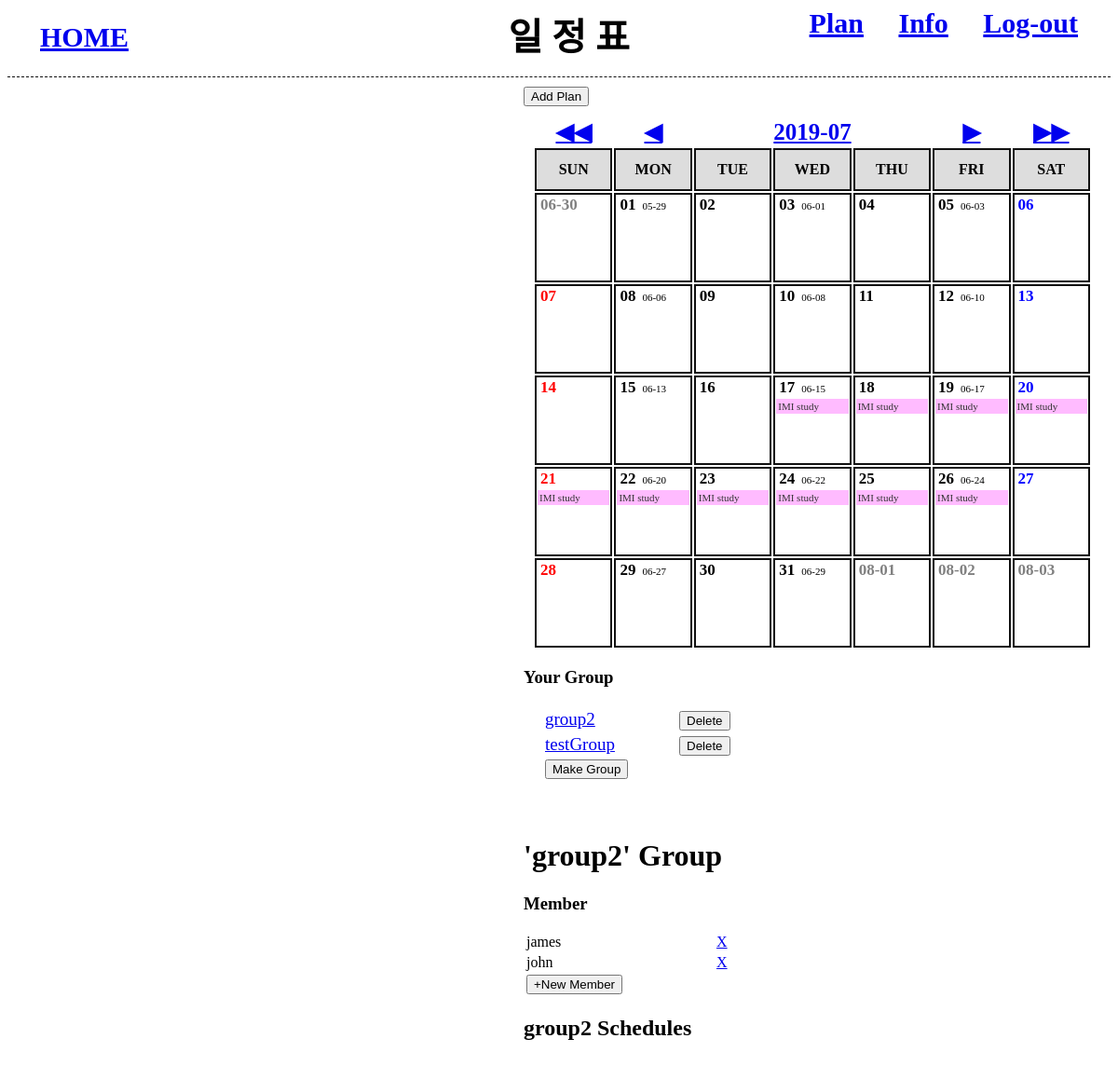
Page /schedule_2/group_view.php?team_id=2&team_name=group2 on the committed database.
### tables this page shows
CREATE TABLE `schedules` (
  `id` int(10) NOT NULL AUTO_INCREMENT,
  `name` varchar(20) NOT NULL,
  `s_date` datetime NOT NULL,
  `e_date` datetime NOT NULL,
  `content` text NOT NULL,
  `a_date` datetime DEFAULT NULL,
  `group_id` int(10) DEFAULT NULL,
  PRIMARY KEY (`id`),
  UNIQUE KEY `plan` (`name`,`s_date`,`e_date`)
);

CREATE TABLE `group_tb` (
  `id` int(10) NOT NULL AUTO_INCREMENT,
  `name` varchar(20) NOT NULL,
  PRIMARY KEY (`id`),
  UNIQUE KEY `plan` (`name`)
);

CREATE TABLE `group_mem` (
  `id` int(10) NOT NULL AUTO_INCREMENT,
  `name` varchar(20) NOT NULL,
  `group_id` int(10) NOT NULL,
  PRIMARY KEY (`id`)
);

### adodb5/adodb.inc.php (called while the page is built, shortened)
<?php
if (!defined('_ADODB_LAYER')) {
	GLOBAL
		$ADODB_vers,
		$ADODB_COUNTRECS,
		$ADODB_CACHE_DIR,
		$ADODB_CACHE,
		$ADODB_CACHE_CLASS,
		$ADODB_EXTENSION,
		$ADODB_COMPAT_FETCH,
		$ADODB_FETCH_MODE,
		$ADODB_GETONE_EOF,
		$ADODB_QUOTE_FIELDNAMES;
	function ADODB_str_replace($src, $dest, $data) {
		if (ADODB_PHPVER >= 0x4050) {
			return str_replace($src,$dest,$data);
		}
		return $data;
	}
	function ADODB_Setup() {
	GLOBAL
		$ADODB_vers,
		$ADODB_COUNTRECS,
		$ADODB_CACHE_DIR,
		$ADODB_FETCH_MODE,
		$ADODB_CACHE,
		$ADODB_CACHE_CLASS,
		$ADODB_FORCE_TYPE,
		$ADODB_GETONE_EOF,
		$ADODB_QUOTE_FIELDNAMES;
		$ADODB_FETCH_MODE = ADODB_FETCH_DEFAULT;
		if (!isset($ADODB_COUNTRECS)) {
			$ADODB_COUNTRECS = true;
		}
	}
	abstract class ADOConnection {
	var $debug = false;
	var $true = '1';
	var $false = '0';
	var $fetchMode=false;
	var $bulkBind = false;
	var $_queryID = false;
	var $_bindInputArray = false;
	function Execute($sql,$inputarr=false) {
		if ($inputarr !== false) {
			if (!is_array($inputarr)) {
				$inputarr = array($inputarr);
			}
			$element0 = reset($inputarr);
			$array_2d = $this->bulkBind && is_array($element0) && !is_object(reset($element0));
			unset($element0);
			if (!is_array($sql) && !$this->_bindInputArray) {
				$sqlarr = explode('?',$sql);
				$nparams = sizeof($sqlarr)-1;
				if (!$array_2d) {
					$inputarr = array($inputarr);
				} else {
					$countElements = array_map('count', $inputarr);
					if (1 != count(array_unique($countElements))) {
						$this->outp_throw(
							"[bulk execute] Input array has different number of params  [" . print_r($countElements, true) .  "].",
							'Execute'
						);
						return false;
					}
					unset($countElements);
				}
				$element0 = reset($inputarr);
				if ($nparams != count($element0)) {
					$this->outp_throw(
						"Input array has " . count($element0) .
						" params, does not match query: '" . htmlspecialchars($sql) . "'",
						'Execute'
					);
					return false;
				}
				unset($element0);
				foreach($inputarr as $arr) {
					$sql = ''; $i = 0;
					foreach ($arr as $v) {
						$sql .= $sqlarr[$i];
						$typ = gettype($v);
						if ($typ == 'string') {
							$sql .= $this->qstr($v);
						} else if ($typ == 'double') {
							$sql .= str_replace(',','.',$v);
						} else if ($typ == 'boolean') {
							$sql .= $v ? $this->true : $this->false;
						} else if ($typ == 'object') {
							if (method_exists($v, '__toString')) {
								$sql .= $this->qstr($v->__toString());
							} else {
								$sql .= $this->qstr((string) $v);
							}
						} else if ($v === null) {
							$sql .= 'NULL';
						} else {
							$sql .= $v;
						}
						$i += 1;
						if ($i == $nparams) {
							break;
						}
					}
					if (isset($sqlarr[$i])) {
						$sql .= $sqlarr[$i];
						if ($i+1 != sizeof($sqlarr)) {
							$this->outp_throw( "Input Array does not match ?: ".htmlspecialchars($sql),'Execute');
						}
					} else if ($i != sizeof($sqlarr)) {
						$this->outp_throw( "Input array does not match ?: ".htmlspecialchars($sql),'Execute');
					}
					$ret = $this->_Execute($sql);
					if (!$ret) {
						return $ret;
					}
				}
			} else {
				if ($array_2d) {
					if (is_string($sql)) {
						$stmt = $this->Prepare($sql);
					} else {
						$stmt = $sql;
					}
					foreach($inputarr as $arr) {
						$ret = $this->_Execute($stmt,$arr);
						if (!$ret) {
							return $ret;
						}
					}
				} else {
					$ret = $this->_Execute($sql,$inputarr);
				}
			}
		} else {
			$ret = $this->_Execute($sql,false);
		}
		return $ret;
	}
	function _Execute($sql,$inputarr=false) {
		if( is_string($sql) ) {
			$sql = ADODB_str_replace( '_ADODB_COUNT', '', $sql );
		}
		if ($this->debug) {
			global $ADODB_INCLUDED_LIB;
			if (empty($ADODB_INCLUDED_LIB)) {
				include(ADODB_DIR.'/adodb-lib.inc.php');
			}
			$this->_queryID = _adodb_debug_execute($this, $sql,$inputarr);
		} else {
			$this->_queryID = @$this->_query($sql,$inputarr);
		}
		$rs = new $rsclass($this->_queryID,$this->fetchMode);
		$rs->connection = $this;
		$rs->Init();
		if (is_array($sql)) {
			$rs->sql = $sql[0];
		} else {
			$rs->sql = $sql;
		}
		return $rs;
	}
}
	class ADORecordSet implements IteratorAggregate {
	var $_numOfRows = -1;
	var $_numOfFields = -1;
	var $_currentRow = -1;
	function __construct($queryID) {
		$this->_queryID = $queryID;
	}
	function Init() {
		if ($this->_numOfRows != 0 && $this->_numOfFields && $this->_currentRow == -1) {
			$this->_currentRow = 0;
			if ($this->EOF = ($this->_fetch() === false)) {
				$this->_numOfRows = 0;
			}
		} else {
			$this->EOF = true;
		}
	}
	protected function AssocCaseConvertFunction($case = ADODB_ASSOC_CASE) {
		switch($case) {
			case ADODB_ASSOC_CASE_NATIVE:
			default:
				return false;
		}
	}
	protected function _updatefields()
	{
		$fn_change_case = $this->AssocCaseConvertFunction();
		if(!$fn_change_case) {
			return;
		}
	}
}
	function ADOLoadCode($dbType) {
		$db = strtolower($dbType);
		switch ($db) {
			default:
				$class = $db; break;
		}
		$file = "drivers/adodb-$db.inc.php";
		if (class_exists("ADODB_" . $class)) {
			return $class;
		}
		return false;
	}
	function NewADOConnection($db='') {
		$tmp = ADONewConnection($db);
		return $tmp;
	}
	function ADONewConnection($db='') {
		global $ADODB_NEWCONNECTION, $ADODB_LASTDB;
		$errorfn = (defined('ADODB_ERROR_HANDLER')) ? ADODB_ERROR_HANDLER : false;
		if(empty($obj)) {
			if (!isset($ADODB_LASTDB)) {
				$ADODB_LASTDB = '';
			}
			if ($db != $ADODB_LASTDB) {
				$db = ADOLoadCode($db);
			}
			$cls = 'ADODB_'.$db;
			$obj = new $cls();
		}
		return $obj;
	}
}

### schedule_2/connect.inc.php (called while the page is built, shortened)
<?php
	include($_SERVER['DOCUMENT_ROOT']."/imistudy/adodb5/adodb.inc.php");
	$db = newADOConnection('mysqli');
	$db->debug = false;
?>

### adodb5/drivers/adodb-mysqli.inc.php (called while the page is built, shortened)
<?php
if (! defined("_ADODB_MYSQLI_LAYER")) {
class ADODB_mysqli extends ADOConnection {
	var $clientFlags = 0;
	var $port = 3306;
	var $socket = '';
	var $optionFlags = array(array(MYSQLI_READ_DEFAULT_GROUP,0));
	var $multiQuery = false;
	function _connect($argHostname = NULL,
				$argUsername = NULL,
				$argPassword = NULL,
				$argDatabasename = NULL, $persist=false)
	{
		$this->_connectionID = @mysqli_init();
		foreach($this->optionFlags as $arr) {
			mysqli_options($this->_connectionID,$arr[0],$arr[1]);
		}
		$ok = @mysqli_real_connect($this->_connectionID,
					$argHostname,
					$argUsername,
					$argPassword,
					$argDatabasename,
					(int)$this->port != 0 ? (int)$this->port : 3306,
					$this->socket,
					$this->clientFlags);
		if ($ok) {
			if ($argDatabasename)  return $this->SelectDB($argDatabasename);
			return true;
		} else {
			if ($this->debug) {
				ADOConnection::outp("Could not connect : "  . $this->ErrorMsg());
			}
			$this->_connectionID = null;
			return false;
		}
	}
	function SelectDB($dbName)
	{
		if ($this->_connectionID) {
			$result = @mysqli_select_db($this->_connectionID, $dbName);
			return $result;
		}
		return false;
	}
	function _query($sql, $inputarr)
	{
	global $ADODB_COUNTRECS;
		if ($this->multiQuery) {
			$rs = mysqli_multi_query($this->_connectionID, $sql.';');
			if ($rs) {
				$rs = ($ADODB_COUNTRECS) ? @mysqli_store_result( $this->_connectionID ) : @mysqli_use_result( $this->_connectionID );
				return $rs ? $rs : true;
			}
		} else {
			$rs = mysqli_query($this->_connectionID, $sql, $ADODB_COUNTRECS ? MYSQLI_STORE_RESULT : MYSQLI_USE_RESULT);
			if ($rs) return $rs;
		}
		return false;
	}
}
class ADORecordSet_mysqli extends ADORecordSet{
	function __construct($queryID, $mode = false)
	{
		if ($mode === false) {
			global $ADODB_FETCH_MODE;
			$mode = $ADODB_FETCH_MODE;
		}
		switch ($mode) {
			case ADODB_FETCH_DEFAULT:
			case ADODB_FETCH_BOTH:
			default:
				$this->fetchMode = MYSQLI_BOTH;
				break;
		}
	}
	function _initrs()
	{
	global $ADODB_COUNTRECS;
		$this->_numOfRows = $ADODB_COUNTRECS ? @mysqli_num_rows($this->_queryID) : -1;
		$this->_numOfFields = @mysqli_num_fields($this->_queryID);
	}
	function MoveNext()
	{
		$this->fields = @mysqli_fetch_array($this->_queryID,$this->fetchMode);
		if (is_array($this->fields)) {
			return true;
		}
		return false;
	}
	function _fetch()
	{
		$this->fields = mysqli_fetch_array($this->_queryID,$this->fetchMode);
		return is_array($this->fields);
	}
	function _close()
	{
		$this->_queryID = false;
	}
}
}

### schedule_2/cal.inc.php (the view, shortened to what this page needs)
<?php
	include($_SERVER['DOCUMENT_ROOT']."/imistudy/imistudy_2/menu.inc.php");
?>
<?php
	$pagename = basename($_SERVER['PHP_SELF']);
	include($_SERVER['DOCUMENT_ROOT']."/imistudy/schedule_2/connect.inc.php");
	$year_month = date('Y-m');
	$this_date	= date('d');
	$prev_month	= date('Y-m', strtotime($year_month." -1 month"));
	$next_month	= date('Y-m', strtotime($year_month." +1 month"));
	$prev_year	= date('Y-m', strtotime($year_month." -1 year"));
	$next_year	= date('Y-m', strtotime($year_month." +1 year"));
	$max_date	= date('t', strtotime($year_month));
	$last_day	= date('w', strtotime($year_month."-".$max_date));
	$start_day	= date('w', strtotime($year_month.'-01'));
	$total_week	= ceil(($max_date+$start_day)/7);
	$sql = "SELECT A.id, A.name, A.s_date, A.e_date, A.content, A.a_date, A.group_id, IFNULL(B.name, '없음') AS group_name
			FROM schedules A LEFT OUTER JOIN group_tb B ON A.group_id = B.id
			WHERE A.s_date >= '".$year_month."-01 00:00:00'
			OR A.e_date <= '".$year_month."-".$max_date." 24:00:00'
			OR (A.s_date < '".$year_month."-01 00:00:00' AND A.e_date > '".$year_month."-".$max_date." 24:00:00');";
	$rs = $db->execute($sql);
	if($rs == false){
		die("DB 연결 에러");
	}
	else{
		while(!$rs->EOF){
			$m_schedule[] = array(
				'id'=>$rs->fields['id'],
				'subject'=>$rs->fields['name'],
				'start'=>$rs->fields['s_date'],
				'end'=>$rs->fields['e_date'],
				'plan'=>$rs->fields['content'],
				'alarm'=>$rs->fields['a_date'],
				'gr_id'=>$rs->fields['group_id'],
				'group'=>$rs->fields['group_name']
				);
			$rs->moveNext();
		}
	}
	$sql = "SELECT lunar_date FROM lunar_data
			WHERE solar_date>='".$year_month."-01'
			AND solar_date<='".$year_month."-".$max_date."';";
	$rs2 = $db->execute($sql);
	if($rs2 == false){
		die("DB 연결 에러");
	}
	else{
		while(!$rs2->EOF){
			$lunar_date[] = date('m-d', strtotime($rs2->fields['lunar_date']));
			$rs2->moveNext();
		}
	}
?>
<div class="schedule_box">
<form action="insert_schedule.php">
	<input type="submit" value="Add Plan">
</form>
<table class="table">
	<tr class="move">
		<td>
		<a href="<?php echo $pagename."?m=".$prev_year."&d=".$this_date; ?>">◀◀</a>
		</td>
		<td>
		<a href="<?php echo $pagename."?m=".$prev_month."&d=".$this_date; ?>">◀</a>
		</td>
		<td colspan="3">
		<a href="<?php echo $pagename; ?>"><?php echo $year_month; ?></a>
		</td>
		<td>
		<a href="<?php echo $pagename."?m=".$next_month."&d=".$this_date; ?>">▶</a>
		</td>
		<td>
		<a href="<?php echo $pagename."?m=".$next_year."&d=".$this_date; ?>">▶▶</a>
		</td>
	</tr>
	<tr>
		<th>SUN</th>
		<th>MON</th>
		<th>TUE</th>
		<th>WED</th>
		<th>THU</th>
		<th>FRI</th>
		<th>SAT</th>
	</tr>
<?php
	$today = 1;
	for($i=1; $i<=$total_week; $i++){
		echo "<tr class='calender'>";
		for($j=0; $j<7; $j++){
			if(!(($i == 1 && $j < $start_day) || ($i == $total_week && $j > $last_day))){
				$today = date('d', strtotime($year_month."-".$today));
				if($j==0){
					 $style = 'red';
				}else if($j==6){
					 $style = 'blue';
				}else{
					 $style = 'black';
				}
				$print_day = "<font class='days' color=".$style.">".$today."</font>";
				if($j==1 || $j==3 || $j==5){
					$print_day .= "<font class='lunar'>".$lunar_date[$today-1]."</font>";
				}
				$plan_num = 0;
				for($t=0; $t<count($m_schedule); $t++){
					if($year_month."-".$today >= date('Y-m-d', strtotime($m_schedule[$t]['start'])) &&
						$year_month."-".$today <= date('Y-m-d', strtotime($m_schedule[$t]['end']))){
						$plan_num++;
						if($plan_num < 3){
							$print_day .="<div class='m_sch'>".$m_schedule[$t]['subject']."</div>";
						}
					}
				}
				$go_m = $year_month;
				$go_d = $today;
				$today++;
			}
			else if($i == 1 && $j < $start_day){
				$go_m		= $prev_month;
				$go_d		= date('t', strtotime($prev_month)) - $start_day + $j+1;
				$prev_date	= date('m', strtotime($prev_month))."-";
				$prev_date .= $go_d;
				$print_day	= "<font class='days' color='gray'>".$prev_date."</font>";
			}
			else if($i == $total_week && $j > $last_day){
				$go_m		= $next_month;
				$go_d		= date('d', strtotime($next_month."-".($j - $last_day)));
				$next_date	= date('m', strtotime($next_month))."-";
				$next_date .= $go_d;
				$print_day = "<font class='days' color='gray'>".$next_date."</font>";
			}
			echo "<td class='selectDate' onclick='javascript:location.href=\"".$pagename."?m=".$go_m."&d=".$go_d."\"'>";
			echo $print_day;
			echo "</td>";
		}
		echo "</tr>";
	}
?>
</table>
 <h3> Your Group </h3>
 <table style="table-layout:fixed; margin:20px;" height='30px' align='center'>
<?php
	 $sql = "select id, name from group_tb;";
	 $result = $db->execute($sql);
	 while(!$result->EOF){
		 echo "<tr width='200px' style='font-size:19px;'>";
		 echo "<td width='140px'>";
		 echo "<a href='group_view.php?team_id=".$result->fields['id']."&team_name=".$result->fields['name']."'>".$result->fields['name']."</a>";
		 echo "</td>";
		 echo "<td><button onclick='javascript:location.href=\"group_delete.php?del_id=".$result->fields['id']."\"'>Delete</button><td>";
		 echo "</tr>";
		 $result->moveNext();
	 }
	 echo "<tr><td><button onclick='javascript:location.href=\"group_make.php\"'>Make Group</button><td></tr>";
?>
</table>
</div>

### schedule_2/group_view.php (shortened to what this page needs)
<!doctype html>
<html>
<head>
</head>
<body>
<?php
	include($_SERVER['DOCUMENT_ROOT']."/imistudy/schedule_2/cal.inc.php");
	$group_id = $_GET['team_id'];
	$group_name = $_GET['team_name'];
	$sql = "select id, name from group_mem where group_id=".$group_id.";";
	$rs = $db->execute($sql);
	echo "<div class='schedule_box'>";
	echo "<h1>'".$group_name."' Group</h1>";
	echo "<div>";
	echo "<h3>Member</h3>";
	echo "<table style='table-layout:fixed; margin-bottom:20px;' height='30px'>";
	while(!$rs->EOF)
	{
		echo "<tr width='250px'>";
		echo "<td width='200px'>";
		echo $rs->fields['name'];
		echo "</td>";
		echo "<td>";
		echo "<a href='group_member_delete.php?del_mem_id=".$rs->fields['id']."'>X</a>";
		echo "</td>";
		echo "</tr>";
		$rs->moveNext();
	}
	?>
		<tr>
		<td colspan='2'>
			<form class='form' action='group_update.php' method='post'>
				<input type='submit' value='+New Member'>
			</form>
		  </td>
		 </tr>
		 </table>
	 </div>
	 <div>
<?php
	echo "<h2>".$group_name." Schedules</h2>";
?>
</body>
</html>

### schedule_2/group_view.php (style rules this page uses)
.form { float:left; }

### schedule_2/cal.inc.php (style rules this page uses)
.schedule_box { float:right; margin:10px; width:620px; }
.table { width:600px; table-layout:fixed; margin:10px; }
.move { text-align:center; height:30px; font-weight:bold; font-size:25px; }
.calender td { height:90px; }
th { height:40px; width:80px; background:#ddd; border:2px solid #111; }
.days { font-size:17px; padding:3px; font-weight:bold; }
.lunar { font-size:11px; color:black; padding:4px; }
.m_sch { font-size:11px; color:#333; background:#fbf; padding:2px; margin-top:2px; margin-bottom:2px; }
.selectDate { table-layout:fixed; text-align:left; vertical-align:top; border:2px solid #111; }

### rows in the picture
schedules: name "IMI study"
group_tb: name "group2"
group_tb: name "testGroup"
group_mem: name "james"
group_mem: name "john"

### other values in the picture
$TITLE "일 정 표"
$year_month "2019-07"
$prev_date "06-30"
$lunar_date[$today-1] "05-29"
$lunar_date[$today-1] "06-01"
$lunar_date[$today-1] "06-03"
$lunar_date[$today-1] "06-06"
$lunar_date[$today-1] "06-08"
$lunar_date[$today-1] "06-10"
$lunar_date[$today-1] "06-13"
$lunar_date[$today-1] "06-15"
$lunar_date[$today-1] "06-17"
$lunar_date[$today-1] "06-20"
$lunar_date[$today-1] "06-22"
$lunar_date[$today-1] "06-24"
